Frame 1 (no input): blank canvas, image omitted
Frame 60 (the mouse pressed at the canvas centre just before this capture): blank canvas, image omitted
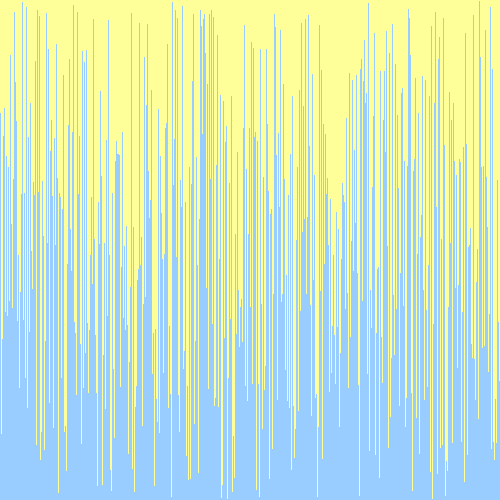
Frame 120 (the mouse held since frame 60 and released just before this capture)

The Processing sketch whose frames 1 and 60 were blank and that drew this single picture after the mouse press (run headless with seeded random() and noise(); from frame 60 on, the mouse is pressed at the canvas centre):

// Processing sketch: VisualArraySorter
// ── VisualArraySorter.pde
//1. create an array of ints. don't initialize it yet.
    int[] integers;
    
void setup() {
  //2. set the size of your window
  //  if you are using Processing 3, you cannot use variables
  //  because the developers don't know how programming is supposed to work.
  size(500, 500);
  //3. initialize your array with the built in width variable
  integers = new int[width];
  //4. initialize the ints in the array with random numbers
  //   from 0 to the built in height variable
  
  //5. call the noStroke() method
  noStroke();
}

void draw() {
  //6. set the background color with background(r, g, b);
  background(255, 255, 153);
  //7. set the color for your graph
  fill(153, 204, 255);
  //8. draw a rectangle for each int in your array.
  for(int i = 0; i < width; i++) {
  rect(i, height, 1, -integers[i]);
  }
  //   the x value will be the current index in the array
  //   the y value will the height variable
  //   the width is 1 (one)
  //   the height is negative the value of the element at the current index of the array


  //9. call the stepSort method
  stepSort(integers);
  //10. extract the code that randomizes the array into a method.

  //11. call the method you made in step 10 when the mouse is pressed
if(mousePressed) {
randomizer();
}
}

void stepSort(int[] arr) {
  for (int i = 1; i < arr.length; i++) {
    if (arr[i - 1] > arr[i]) {
      int t = arr[i];
      arr[i] = arr[i - 1];
      arr[i - 1] = t;
    }
  }
}

void randomizer() {
for(int i = 0; i < width; i++) {
  integers[i] = (int) random (height);
  }
}
